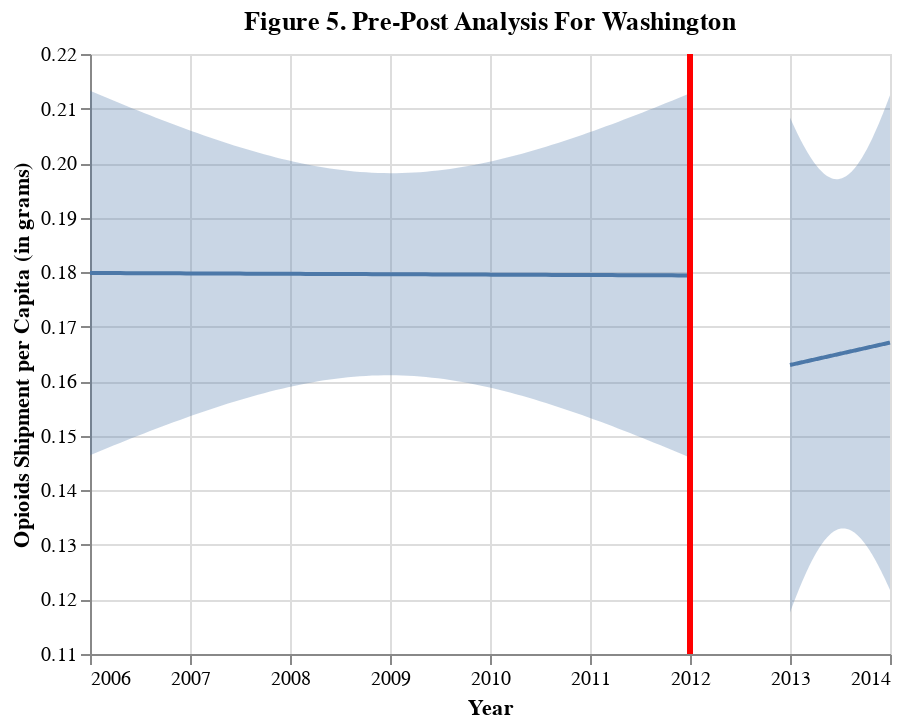

Notebook cell for this chart:
### Markdown cell above
> pre-post opioids

### Code cell
xvar= "TRANSACTION_YEAR"
yvar="opioid_shipment_population_ratio"
analysis = "Figure 5. Pre-Post Analysis For Washington"
target = "Opioids Shipment per Capita (in grams)"
fit, chart = pre_post(WA, yvar, xvar, 2012, analysis, target, alpha=0.05)
chart

### Figure 1 — Vega-Lite specification as saved in the notebook (floating-point values rounded to 4 significant figures)
{"config": {"view": {"continuousWidth": 400, "continuousHeight": 300}}, "layer": [{"data": {"name": "data-bef957846a6f2f4964e21d70d5e49fff"}, "mark": "errorband", "encoding": {"x": {"field": "TRANSACTION_YEAR", "type": "quantitative"}, "y": {"axis": {"title": "Opioids Shipment per Capita (in grams)"}, "field": "ci_low", "type": "quantitative"}, "y2": {"field": "ci_high"}}}, {"data": {"name": "data-ae973d50a7e0208666117008fee9065e"}, "mark": "errorband", "encoding": {"x": {"field": "TRANSACTION_YEAR", "type": "quantitative"}, "y": {"axis": {"title": "Opioids Shipment per Capita (in grams)"}, "field": "ci_low", "type": "quantitative"}, "y2": {"field": "ci_high"}}}, {"data": {"name": "data-bef957846a6f2f4964e21d70d5e49fff"}, "mark": "line", "encoding": {"x": {"axis": {"format": "O", "title": "Year"}, "field": "TRANSACTION_YEAR", "type": "quantitative"}, "y": {"field": "opioid_shipment_population_ratio", "scale": {"zero": false}, "type": "quantitative"}}}, {"data": {"name": "data-ae973d50a7e0208666117008fee9065e"}, "mark": "line", "encoding": {"x": {"axis": {"format": "O", "title": "Year"}, "field": "TRANSACTION_YEAR", "type": "quantitative"}, "y": {"field": "opioid_shipment_population_ratio", "scale": {"zero": false}, "type": "quantitative"}}}, {"data": {"name": "data-093671e60d609957934f7032375c92d9"}, "mark": {"type": "rule", "color": "red", "strokeWidth": 3}, "encoding": {"x": {"field": "x", "type": "quantitative"}}}], "title": "Figure 5. Pre-Post Analysis For Washington", "$schema": "https://vega.github.io/schema/vega-lite/v4.17.0.json", "datasets": {"data-bef957846a6f2f4964e21d70d5e49fff": [{"TRANSACTION_YEAR": 2006.0, "opioid_shipment_population_ratio": 0.1799, "ci_low": 0.1464, "ci_high": 0.2133}, {"TRANSACTION_YEAR": 2006.0, "opioid_shipment_population_ratio": 0.1798, "ci_low": 0.1469, "ci_high": 0.2128}, {"TRANSACTION_YEAR": 2006.0, "opioid_shipment_population_ratio": 0.1798, "ci_low": 0.1474, "ci_high": 0.2123}, {"TRANSACTION_YEAR": 2006.0, "opioid_shipment_population_ratio": 0.1798, "ci_low": 0.1478, "ci_high": 0.2119}, {"TRANSACTION_YEAR": 2006.0, "opioid_shipment_population_ratio": 0.1798, "ci_low": 0.1483, "ci_high": 0.2114}, {"TRANSACTION_YEAR": 2006.0, "opioid_shipment_population_ratio": 0.1798, "ci_low": 0.1487, "ci_high": 0.211}, {"TRANSACTION_YEAR": 2006.0, "opioid_shipment_population_ratio": 0.1798, "ci_low": 0.1491, "ci_high": 0.2105}, {"TRANSACTION_YEAR": 2006.0, "opioid_shipment_population_ratio": 0.1798, "ci_low": 0.1496, "ci_high": 0.2101}, {"TRANSACTION_YEAR": 2006.0, "opioid_shipment_population_ratio": 0.1798, "ci_low": 0.15, "ci_high": 0.2096}, {"TRANSACTION_YEAR": 2007.0, "opioid_shipment_population_ratio": 0.1798, "ci_low": 0.1504, "ci_high": 0.2092}, {"TRANSACTION_YEAR": 2007.0, "opioid_shipment_population_ratio": 0.1798, "ci_low": 0.1509, "ci_high": 0.2087}, {"TRANSACTION_YEAR": 2007.0, "opioid_shipment_population_ratio": 0.1798, "ci_low": 0.1513, "ci_high": 0.2083}, {"TRANSACTION_YEAR": 2007.0, "opioid_shipment_population_ratio": 0.1798, "ci_low": 0.1517, "ci_high": 0.2079}, {"TRANSACTION_YEAR": 2007.0, "opioid_shipment_population_ratio": 0.1798, "ci_low": 0.1521, "ci_high": 0.2075}, {"TRANSACTION_YEAR": 2007.0, "opioid_shipment_population_ratio": 0.1798, "ci_low": 0.1525, "ci_high": 0.2071}, {"TRANSACTION_YEAR": 2007.0, "opioid_shipment_population_ratio": 0.1798, "ci_low": 0.1529, "ci_high": 0.2066}, {"TRANSACTION_YEAR": 2007.0, "opioid_shipment_population_ratio": 0.1798, "ci_low": 0.1533, "ci_high": 0.2062}, {"TRANSACTION_YEAR": 2007.0, "opioid_shipment_population_ratio": 0.1798, "ci_low": 0.1537, "ci_high": 0.2058}, {"TRANSACTION_YEAR": 2007.0, "opioid_shipment_population_ratio": 0.1798, "ci_low": 0.1541, "ci_high": 0.2055}, {"TRANSACTION_YEAR": 2007.0, "opioid_shipment_population_ratio": 0.1798, "ci_low": 0.1545, "ci_high": 0.2051}, {"TRANSACTION_YEAR": 2007.0, "opioid_shipment_population_ratio": 0.1798, "ci_low": 0.1548, "ci_high": 0.2047}, {"TRANSACTION_YEAR": 2007.0, "opioid_shipment_population_ratio": 0.1798, "ci_low": 0.1552, "ci_high": 0.2043}, {"TRANSACTION_YEAR": 2007.0, "opioid_shipment_population_ratio": 0.1798, "ci_low": 0.1556, "ci_high": 0.2039}, {"TRANSACTION_YEAR": 2007.0, "opioid_shipment_population_ratio": 0.1797, "ci_low": 0.1559, "ci_high": 0.2036}, {"TRANSACTION_YEAR": 2007.0, "opioid_shipment_population_ratio": 0.1797, "ci_low": 0.1562, "ci_high": 0.2032}, {"TRANSACTION_YEAR": 2007.0, "opioid_shipment_population_ratio": 0.1797, "ci_low": 0.1566, "ci_high": 0.2029}, {"TRANSACTION_YEAR": 2008.0, "opioid_shipment_population_ratio": 0.1797, "ci_low": 0.1569, "ci_high": 0.2026}, {"TRANSACTION_YEAR": 2008.0, "opioid_shipment_population_ratio": 0.1797, "ci_low": 0.1572, "ci_high": 0.2022}, {"TRANSACTION_YEAR": 2008.0, "opioid_shipment_population_ratio": 0.1797, "ci_low": 0.1575, "ci_high": 0.2019}, {"TRANSACTION_YEAR": 2008.0, "opioid_shipment_population_ratio": 0.1797, "ci_low": 0.1578, "ci_high": 0.2016}, {"TRANSACTION_YEAR": 2008.0, "opioid_shipment_population_ratio": 0.1797, "ci_low": 0.1581, "ci_high": 0.2013}, {"TRANSACTION_YEAR": 2008.0, "opioid_shipment_population_ratio": 0.1797, "ci_low": 0.1584, "ci_high": 0.201}, {"TRANSACTION_YEAR": 2008.0, "opioid_shipment_population_ratio": 0.1797, "ci_low": 0.1587, "ci_high": 0.2008}, {"TRANSACTION_YEAR": 2008.0, "opioid_shipment_population_ratio": 0.1797, "ci_low": 0.1589, "ci_high": 0.2005}, {"TRANSACTION_YEAR": 2008.0, "opioid_shipment_population_ratio": 0.1797, "ci_low": 0.1591, "ci_high": 0.2003}, {"TRANSACTION_YEAR": 2008.0, "opioid_shipment_population_ratio": 0.1797, "ci_low": 0.1594, "ci_high": 0.2}, {"TRANSACTION_YEAR": 2008.0, "opioid_shipment_population_ratio": 0.1797, "ci_low": 0.1596, "ci_high": 0.1998}, {"TRANSACTION_YEAR": 2008.0, "opioid_shipment_population_ratio": 0.1797, "ci_low": 0.1598, "ci_high": 0.1996}, {"TRANSACTION_YEAR": 2008.0, "opioid_shipment_population_ratio": 0.1797, "ci_low": 0.16, "ci_high": 0.1994}, {"TRANSACTION_YEAR": 2008.0, "opioid_shipment_population_ratio": 0.1797, "ci_low": 0.1602, "ci_high": 0.1992}, {"TRANSACTION_YEAR": 2008.0, "opioid_shipment_population_ratio": 0.1797, "ci_low": 0.1603, "ci_high": 0.199}, {"TRANSACTION_YEAR": 2008.0, "opioid_shipment_population_ratio": 0.1797, "ci_low": 0.1605, "ci_high": 0.1989}, {"TRANSACTION_YEAR": 2009.0, "opioid_shipment_population_ratio": 0.1797, "ci_low": 0.1606, "ci_high": 0.1987}, {"TRANSACTION_YEAR": 2009.0, "opioid_shipment_population_ratio": 0.1797, "ci_low": 0.1607, "ci_high": 0.1986}, {"TRANSACTION_YEAR": 2009.0, "opioid_shipment_population_ratio": 0.1797, "ci_low": 0.1608, "ci_high": 0.1985}, {"TRANSACTION_YEAR": 2009.0, "opioid_shipment_population_ratio": 0.1796, "ci_low": 0.1609, "ci_high": 0.1984}, {"TRANSACTION_YEAR": 2009.0, "opioid_shipment_population_ratio": 0.1796, "ci_low": 0.161, "ci_high": 0.1983}, {"TRANSACTION_YEAR": 2009.0, "opioid_shipment_population_ratio": 0.1796, "ci_low": 0.161, "ci_high": 0.1982}, {"TRANSACTION_YEAR": 2009.0, "opioid_shipment_population_ratio": 0.1796, "ci_low": 0.1611, "ci_high": 0.1982}, {"TRANSACTION_YEAR": 2009.0, "opioid_shipment_population_ratio": 0.1796, "ci_low": 0.1611, "ci_high": 0.1982}, {"TRANSACTION_YEAR": 2009.0, "opioid_shipment_population_ratio": 0.1796, "ci_low": 0.1611, "ci_high": 0.1982}, {"TRANSACTION_YEAR": 2009.0, "opioid_shipment_population_ratio": 0.1796, "ci_low": 0.1611, "ci_high": 0.1982}, {"TRANSACTION_YEAR": 2009.0, "opioid_shipment_population_ratio": 0.1796, "ci_low": 0.1611, "ci_high": 0.1982}, {"TRANSACTION_YEAR": 2009.0, "opioid_shipment_population_ratio": 0.1796, "ci_low": 0.161, "ci_high": 0.1982}, {"TRANSACTION_YEAR": 2009.0, "opioid_shipment_population_ratio": 0.1796, "ci_low": 0.1609, "ci_high": 0.1983}, {"TRANSACTION_YEAR": 2009.0, "opioid_shipment_population_ratio": 0.1796, "ci_low": 0.1609, "ci_high": 0.1983}, {"TRANSACTION_YEAR": 2009.0, "opioid_shipment_population_ratio": 0.1796, "ci_low": 0.1608, "ci_high": 0.1984}, {"TRANSACTION_YEAR": 2009.0, "opioid_shipment_population_ratio": 0.1796, "ci_low": 0.1607, "ci_high": 0.1985}, {"TRANSACTION_YEAR": 2009.0, "opioid_shipment_population_ratio": 0.1796, "ci_low": 0.1605, "ci_high": 0.1986}, {"TRANSACTION_YEAR": 2010.0, "opioid_shipment_population_ratio": 0.1796, "ci_low": 0.1604, "ci_high": 0.1988}, {"TRANSACTION_YEAR": 2010.0, "opioid_shipment_population_ratio": 0.1796, "ci_low": 0.1602, "ci_high": 0.1989}, {"TRANSACTION_YEAR": 2010.0, "opioid_shipment_population_ratio": 0.1796, "ci_low": 0.1601, "ci_high": 0.1991}, {"TRANSACTION_YEAR": 2010.0, "opioid_shipment_population_ratio": 0.1796, "ci_low": 0.1599, "ci_high": 0.1993}, {"TRANSACTION_YEAR": 2010.0, "opioid_shipment_population_ratio": 0.1796, "ci_low": 0.1597, "ci_high": 0.1995}, {"TRANSACTION_YEAR": 2010.0, "opioid_shipment_population_ratio": 0.1796, "ci_low": 0.1595, "ci_high": 0.1997}, {"TRANSACTION_YEAR": 2010.0, "opioid_shipment_population_ratio": 0.1796, "ci_low": 0.1592, "ci_high": 0.1999}, {"TRANSACTION_YEAR": 2010.0, "opioid_shipment_population_ratio": 0.1796, "ci_low": 0.159, "ci_high": 0.2001}, {"TRANSACTION_YEAR": 2010.0, "opioid_shipment_population_ratio": 0.1796, "ci_low": 0.1588, "ci_high": 0.2003}, {"TRANSACTION_YEAR": 2010.0, "opioid_shipment_population_ratio": 0.1795, "ci_low": 0.1585, "ci_high": 0.2006}, {"TRANSACTION_YEAR": 2010.0, "opioid_shipment_population_ratio": 0.1795, "ci_low": 0.1582, "ci_high": 0.2009}, {"TRANSACTION_YEAR": 2010.0, "opioid_shipment_population_ratio": 0.1795, "ci_low": 0.1579, "ci_high": 0.2011}, {"TRANSACTION_YEAR": 2010.0, "opioid_shipment_population_ratio": 0.1795, "ci_low": 0.1576, "ci_high": 0.2014}, {"TRANSACTION_YEAR": 2010.0, "opioid_shipment_population_ratio": 0.1795, "ci_low": 0.1573, "ci_high": 0.2017}, {"TRANSACTION_YEAR": 2010.0, "opioid_shipment_population_ratio": 0.1795, "ci_low": 0.157, "ci_high": 0.202}, {"TRANSACTION_YEAR": 2010.0, "opioid_shipment_population_ratio": 0.1795, "ci_low": 0.1567, "ci_high": 0.2024}, {"TRANSACTION_YEAR": 2010.0, "opioid_shipment_population_ratio": 0.1795, "ci_low": 0.1564, "ci_high": 0.2027}, {"TRANSACTION_YEAR": 2011.0, "opioid_shipment_population_ratio": 0.1795, "ci_low": 0.156, "ci_high": 0.203}, {"TRANSACTION_YEAR": 2011.0, "opioid_shipment_population_ratio": 0.1795, "ci_low": 0.1557, "ci_high": 0.2033}, {"TRANSACTION_YEAR": 2011.0, "opioid_shipment_population_ratio": 0.1795, "ci_low": 0.1553, "ci_high": 0.2037}, {"TRANSACTION_YEAR": 2011.0, "opioid_shipment_population_ratio": 0.1795, "ci_low": 0.1549, "ci_high": 0.2041}, {"TRANSACTION_YEAR": 2011.0, "opioid_shipment_population_ratio": 0.1795, "ci_low": 0.1546, "ci_high": 0.2044}, {"TRANSACTION_YEAR": 2011.0, "opioid_shipment_population_ratio": 0.1795, "ci_low": 0.1542, "ci_high": 0.2048}, {"TRANSACTION_YEAR": 2011.0, "opioid_shipment_population_ratio": 0.1795, "ci_low": 0.1538, "ci_high": 0.2052}, {"TRANSACTION_YEAR": 2011.0, "opioid_shipment_population_ratio": 0.1795, "ci_low": 0.1534, "ci_high": 0.2056}, {"TRANSACTION_YEAR": 2011.0, "opioid_shipment_population_ratio": 0.1795, "ci_low": 0.153, "ci_high": 0.2059}, {"TRANSACTION_YEAR": 2011.0, "opioid_shipment_population_ratio": 0.1795, "ci_low": 0.1526, "ci_high": 0.2063}, {"TRANSACTION_YEAR": 2011.0, "opioid_shipment_population_ratio": 0.1795, "ci_low": 0.1522, "ci_high": 0.2067}, {"TRANSACTION_YEAR": 2011.0, "opioid_shipment_population_ratio": 0.1795, "ci_low": 0.1518, "ci_high": 0.2071}, {"TRANSACTION_YEAR": 2011.0, "opioid_shipment_population_ratio": 0.1795, "ci_low": 0.1514, "ci_high": 0.2076}, {"TRANSACTION_YEAR": 2011.0, "opioid_shipment_population_ratio": 0.1795, "ci_low": 0.1509, "ci_high": 0.208}, {"TRANSACTION_YEAR": 2011.0, "opioid_shipment_population_ratio": 0.1794, "ci_low": 0.1505, "ci_high": 0.2084}, {"TRANSACTION_YEAR": 2011.0, "opioid_shipment_population_ratio": 0.1794, "ci_low": 0.1501, "ci_high": 0.2088}, {"TRANSACTION_YEAR": 2012.0, "opioid_shipment_population_ratio": 0.1794, "ci_low": 0.1496, "ci_high": 0.2092}, {"TRANSACTION_YEAR": 2012.0, "opioid_shipment_population_ratio": 0.1794, "ci_low": 0.1492, "ci_high": 0.2097}, {"TRANSACTION_YEAR": 2012.0, "opioid_shipment_population_ratio": 0.1794, "ci_low": 0.1487, "ci_high": 0.2101}, {"TRANSACTION_YEAR": 2012.0, "opioid_shipment_population_ratio": 0.1794, "ci_low": 0.1483, "ci_high": 0.2106}, {"TRANSACTION_YEAR": 2012.0, "opioid_shipment_population_ratio": 0.1794, "ci_low": 0.1478, "ci_high": 0.211}, {"TRANSACTION_YEAR": 2012.0, "opioid_shipment_population_ratio": 0.1794, "ci_low": 0.1474, "ci_high": 0.2114}, {"TRANSACTION_YEAR": 2012.0, "opioid_shipment_population_ratio": 0.1794, "ci_low": 0.1469, "ci_high": 0.2119}, {"TRANSACTION_YEAR": 2012.0, "opioid_shipment_population_ratio": 0.1794, "ci_low": 0.1465, "ci_high": 0.2123}, {"TRANSACTION_YEAR": 2012.0, "opioid_shipment_population_ratio": 0.1794, "ci_low": 0.146, "ci_high": 0.2128}], "data-ae973d50a7e0208666117008fee9065e": [{"TRANSACTION_YEAR": 2013.0, "opioid_shipment_population_ratio": 0.163, "ci_low": 0.1176, "ci_high": 0.2083}, {"TRANSACTION_YEAR": 2013.0, "opioid_shipment_population_ratio": 0.163, "ci_low": 0.1181, "ci_high": 0.2079}, {"TRANSACTION_YEAR": 2013.0, "opioid_shipment_population_ratio": 0.1631, "ci_low": 0.1186, "ci_high": 0.2075}, {"TRANSACTION_YEAR": 2013.0, "opioid_shipment_population_ratio": 0.1631, "ci_low": 0.1191, "ci_high": 0.2071}, {"TRANSACTION_YEAR": 2013.0, "opioid_shipment_population_ratio": 0.1631, "ci_low": 0.1196, "ci_high": 0.2067}, {"TRANSACTION_YEAR": 2013.0, "opioid_shipment_population_ratio": 0.1632, "ci_low": 0.12, "ci_high": 0.2063}, {"TRANSACTION_YEAR": 2013.0, "opioid_shipment_population_ratio": 0.1632, "ci_low": 0.1205, "ci_high": 0.206}, {"TRANSACTION_YEAR": 2013.0, "opioid_shipment_population_ratio": 0.1633, "ci_low": 0.121, "ci_high": 0.2056}, {"TRANSACTION_YEAR": 2013.0, "opioid_shipment_population_ratio": 0.1633, "ci_low": 0.1214, "ci_high": 0.2052}, {"TRANSACTION_YEAR": 2013.0, "opioid_shipment_population_ratio": 0.1634, "ci_low": 0.1219, "ci_high": 0.2048}, {"TRANSACTION_YEAR": 2013.0, "opioid_shipment_population_ratio": 0.1634, "ci_low": 0.1223, "ci_high": 0.2045}, {"TRANSACTION_YEAR": 2013.0, "opioid_shipment_population_ratio": 0.1634, "ci_low": 0.1228, "ci_high": 0.2041}, {"TRANSACTION_YEAR": 2013.0, "opioid_shipment_population_ratio": 0.1635, "ci_low": 0.1232, "ci_high": 0.2038}, {"TRANSACTION_YEAR": 2013.0, "opioid_shipment_population_ratio": 0.1635, "ci_low": 0.1236, "ci_high": 0.2034}, {"TRANSACTION_YEAR": 2013.0, "opioid_shipment_population_ratio": 0.1636, "ci_low": 0.124, "ci_high": 0.2031}, {"TRANSACTION_YEAR": 2013.0, "opioid_shipment_population_ratio": 0.1636, "ci_low": 0.1244, "ci_high": 0.2028}, {"TRANSACTION_YEAR": 2013.0, "opioid_shipment_population_ratio": 0.1636, "ci_low": 0.1248, "ci_high": 0.2024}, {"TRANSACTION_YEAR": 2013.0, "opioid_shipment_population_ratio": 0.1637, "ci_low": 0.1252, "ci_high": 0.2021}, {"TRANSACTION_YEAR": 2013.0, "opioid_shipment_population_ratio": 0.1637, "ci_low": 0.1256, "ci_high": 0.2018}, {"TRANSACTION_YEAR": 2013.0, "opioid_shipment_population_ratio": 0.1638, "ci_low": 0.126, "ci_high": 0.2015}, {"TRANSACTION_YEAR": 2013.0, "opioid_shipment_population_ratio": 0.1638, "ci_low": 0.1264, "ci_high": 0.2012}, {"TRANSACTION_YEAR": 2013.0, "opioid_shipment_population_ratio": 0.1638, "ci_low": 0.1268, "ci_high": 0.2009}, {"TRANSACTION_YEAR": 2013.0, "opioid_shipment_population_ratio": 0.1639, "ci_low": 0.1271, "ci_high": 0.2007}, {"TRANSACTION_YEAR": 2013.0, "opioid_shipment_population_ratio": 0.1639, "ci_low": 0.1275, "ci_high": 0.2004}, {"TRANSACTION_YEAR": 2013.0, "opioid_shipment_population_ratio": 0.164, "ci_low": 0.1278, "ci_high": 0.2001}, {"TRANSACTION_YEAR": 2013.0, "opioid_shipment_population_ratio": 0.164, "ci_low": 0.1281, "ci_high": 0.1999}, {"TRANSACTION_YEAR": 2013.0, "opioid_shipment_population_ratio": 0.1641, "ci_low": 0.1285, "ci_high": 0.1996}, {"TRANSACTION_YEAR": 2013.0, "opioid_shipment_population_ratio": 0.1641, "ci_low": 0.1288, "ci_high": 0.1994}, {"TRANSACTION_YEAR": 2013.0, "opioid_shipment_population_ratio": 0.1641, "ci_low": 0.1291, "ci_high": 0.1992}, {"TRANSACTION_YEAR": 2013.0, "opioid_shipment_population_ratio": 0.1642, "ci_low": 0.1294, "ci_high": 0.199}, {"TRANSACTION_YEAR": 2013.0, "opioid_shipment_population_ratio": 0.1642, "ci_low": 0.1297, "ci_high": 0.1988}, {"TRANSACTION_YEAR": 2013.0, "opioid_shipment_population_ratio": 0.1643, "ci_low": 0.1299, "ci_high": 0.1986}, {"TRANSACTION_YEAR": 2013.0, "opioid_shipment_population_ratio": 0.1643, "ci_low": 0.1302, "ci_high": 0.1984}, {"TRANSACTION_YEAR": 2013.0, "opioid_shipment_population_ratio": 0.1643, "ci_low": 0.1305, "ci_high": 0.1982}, {"TRANSACTION_YEAR": 2013.0, "opioid_shipment_population_ratio": 0.1644, "ci_low": 0.1307, "ci_high": 0.1981}, {"TRANSACTION_YEAR": 2013.0, "opioid_shipment_population_ratio": 0.1644, "ci_low": 0.1309, "ci_high": 0.1979}, {"TRANSACTION_YEAR": 2013.0, "opioid_shipment_population_ratio": 0.1645, "ci_low": 0.1312, "ci_high": 0.1978}, {"TRANSACTION_YEAR": 2013.0, "opioid_shipment_population_ratio": 0.1645, "ci_low": 0.1314, "ci_high": 0.1976}, {"TRANSACTION_YEAR": 2013.0, "opioid_shipment_population_ratio": 0.1645, "ci_low": 0.1316, "ci_high": 0.1975}, {"TRANSACTION_YEAR": 2013.0, "opioid_shipment_population_ratio": 0.1646, "ci_low": 0.1317, "ci_high": 0.1974}, {"TRANSACTION_YEAR": 2013.0, "opioid_shipment_population_ratio": 0.1646, "ci_low": 0.1319, "ci_high": 0.1973}, {"TRANSACTION_YEAR": 2013.0, "opioid_shipment_population_ratio": 0.1647, "ci_low": 0.1321, "ci_high": 0.1973}, {"TRANSACTION_YEAR": 2013.0, "opioid_shipment_population_ratio": 0.1647, "ci_low": 0.1322, "ci_high": 0.1972}, {"TRANSACTION_YEAR": 2013.0, "opioid_shipment_population_ratio": 0.1648, "ci_low": 0.1324, "ci_high": 0.1971}, {"TRANSACTION_YEAR": 2013.0, "opioid_shipment_population_ratio": 0.1648, "ci_low": 0.1325, "ci_high": 0.1971}, {"TRANSACTION_YEAR": 2013.0, "opioid_shipment_population_ratio": 0.1648, "ci_low": 0.1326, "ci_high": 0.1971}, {"TRANSACTION_YEAR": 2013.0, "opioid_shipment_population_ratio": 0.1649, "ci_low": 0.1327, "ci_high": 0.1971}, {"TRANSACTION_YEAR": 2013.0, "opioid_shipment_population_ratio": 0.1649, "ci_low": 0.1328, "ci_high": 0.1971}, {"TRANSACTION_YEAR": 2013.0, "opioid_shipment_population_ratio": 0.165, "ci_low": 0.1329, "ci_high": 0.1971}, {"TRANSACTION_YEAR": 2013.0, "opioid_shipment_population_ratio": 0.165, "ci_low": 0.1329, "ci_high": 0.1971}, {"TRANSACTION_YEAR": 2013.0, "opioid_shipment_population_ratio": 0.165, "ci_low": 0.133, "ci_high": 0.1971}, {"TRANSACTION_YEAR": 2014.0, "opioid_shipment_population_ratio": 0.1651, "ci_low": 0.133, "ci_high": 0.1972}, {"TRANSACTION_YEAR": 2014.0, "opioid_shipment_population_ratio": 0.1651, "ci_low": 0.133, "ci_high": 0.1972}, {"TRANSACTION_YEAR": 2014.0, "opioid_shipment_population_ratio": 0.1652, "ci_low": 0.133, "ci_high": 0.1973}, {"TRANSACTION_YEAR": 2014.0, "opioid_shipment_population_ratio": 0.1652, "ci_low": 0.133, "ci_high": 0.1974}, {"TRANSACTION_YEAR": 2014.0, "opioid_shipment_population_ratio": 0.1652, "ci_low": 0.133, "ci_high": 0.1975}, {"TRANSACTION_YEAR": 2014.0, "opioid_shipment_population_ratio": 0.1653, "ci_low": 0.133, "ci_high": 0.1976}, {"TRANSACTION_YEAR": 2014.0, "opioid_shipment_population_ratio": 0.1653, "ci_low": 0.1329, "ci_high": 0.1977}, {"TRANSACTION_YEAR": 2014.0, "opioid_shipment_population_ratio": 0.1654, "ci_low": 0.1329, "ci_high": 0.1979}, {"TRANSACTION_YEAR": 2014.0, "opioid_shipment_population_ratio": 0.1654, "ci_low": 0.1328, "ci_high": 0.198}, {"TRANSACTION_YEAR": 2014.0, "opioid_shipment_population_ratio": 0.1654, "ci_low": 0.1327, "ci_high": 0.1982}, {"TRANSACTION_YEAR": 2014.0, "opioid_shipment_population_ratio": 0.1655, "ci_low": 0.1326, "ci_high": 0.1983}, {"TRANSACTION_YEAR": 2014.0, "opioid_shipment_population_ratio": 0.1655, "ci_low": 0.1325, "ci_high": 0.1985}, {"TRANSACTION_YEAR": 2014.0, "opioid_shipment_population_ratio": 0.1656, "ci_low": 0.1324, "ci_high": 0.1987}, {"TRANSACTION_YEAR": 2014.0, "opioid_shipment_population_ratio": 0.1656, "ci_low": 0.1323, "ci_high": 0.1989}, {"TRANSACTION_YEAR": 2014.0, "opioid_shipment_population_ratio": 0.1657, "ci_low": 0.1322, "ci_high": 0.1991}, {"TRANSACTION_YEAR": 2014.0, "opioid_shipment_population_ratio": 0.1657, "ci_low": 0.132, "ci_high": 0.1994}, {"TRANSACTION_YEAR": 2014.0, "opioid_shipment_population_ratio": 0.1657, "ci_low": 0.1319, "ci_high": 0.1996}, {"TRANSACTION_YEAR": 2014.0, "opioid_shipment_population_ratio": 0.1658, "ci_low": 0.1317, "ci_high": 0.1999}, {"TRANSACTION_YEAR": 2014.0, "opioid_shipment_population_ratio": 0.1658, "ci_low": 0.1315, "ci_high": 0.2001}, {"TRANSACTION_YEAR": 2014.0, "opioid_shipment_population_ratio": 0.1659, "ci_low": 0.1313, "ci_high": 0.2004}, {"TRANSACTION_YEAR": 2014.0, "opioid_shipment_population_ratio": 0.1659, "ci_low": 0.1311, "ci_high": 0.2007}, {"TRANSACTION_YEAR": 2014.0, "opioid_shipment_population_ratio": 0.1659, "ci_low": 0.1309, "ci_high": 0.201}, {"TRANSACTION_YEAR": 2014.0, "opioid_shipment_population_ratio": 0.166, "ci_low": 0.1307, "ci_high": 0.2013}, {"TRANSACTION_YEAR": 2014.0, "opioid_shipment_population_ratio": 0.166, "ci_low": 0.1304, "ci_high": 0.2016}, {"TRANSACTION_YEAR": 2014.0, "opioid_shipment_population_ratio": 0.1661, "ci_low": 0.1302, "ci_high": 0.2019}, {"TRANSACTION_YEAR": 2014.0, "opioid_shipment_population_ratio": 0.1661, "ci_low": 0.13, "ci_high": 0.2023}, {"TRANSACTION_YEAR": 2014.0, "opioid_shipment_population_ratio": 0.1661, "ci_low": 0.1297, "ci_high": 0.2026}, {"TRANSACTION_YEAR": 2014.0, "opioid_shipment_population_ratio": 0.1662, "ci_low": 0.1294, "ci_high": 0.203}, {"TRANSACTION_YEAR": 2014.0, "opioid_shipment_population_ratio": 0.1662, "ci_low": 0.1291, "ci_high": 0.2033}, {"TRANSACTION_YEAR": 2014.0, "opioid_shipment_population_ratio": 0.1663, "ci_low": 0.1289, "ci_high": 0.2037}, {"TRANSACTION_YEAR": 2014.0, "opioid_shipment_population_ratio": 0.1663, "ci_low": 0.1286, "ci_high": 0.2041}, {"TRANSACTION_YEAR": 2014.0, "opioid_shipment_population_ratio": 0.1664, "ci_low": 0.1283, "ci_high": 0.2044}, {"TRANSACTION_YEAR": 2014.0, "opioid_shipment_population_ratio": 0.1664, "ci_low": 0.128, "ci_high": 0.2048}, {"TRANSACTION_YEAR": 2014.0, "opioid_shipment_population_ratio": 0.1664, "ci_low": 0.1276, "ci_high": 0.2052}, {"TRANSACTION_YEAR": 2014.0, "opioid_shipment_population_ratio": 0.1665, "ci_low": 0.1273, "ci_high": 0.2056}, {"TRANSACTION_YEAR": 2014.0, "opioid_shipment_population_ratio": 0.1665, "ci_low": 0.127, "ci_high": 0.206}, {"TRANSACTION_YEAR": 2014.0, "opioid_shipment_population_ratio": 0.1666, "ci_low": 0.1267, "ci_high": 0.2065}, {"TRANSACTION_YEAR": 2014.0, "opioid_shipment_population_ratio": 0.1666, "ci_low": 0.1263, "ci_high": 0.2069}, {"TRANSACTION_YEAR": 2014.0, "opioid_shipment_population_ratio": 0.1666, "ci_low": 0.126, "ci_high": 0.2073}, {"TRANSACTION_YEAR": 2014.0, "opioid_shipment_population_ratio": 0.1667, "ci_low": 0.1256, "ci_high": 0.2078}, {"TRANSACTION_YEAR": 2014.0, "opioid_shipment_population_ratio": 0.1667, "ci_low": 0.1252, "ci_high": 0.2082}, {"TRANSACTION_YEAR": 2014.0, "opioid_shipment_population_ratio": 0.1668, "ci_low": 0.1249, "ci_high": 0.2087}, {"TRANSACTION_YEAR": 2014.0, "opioid_shipment_population_ratio": 0.1668, "ci_low": 0.1245, "ci_high": 0.2091}, {"TRANSACTION_YEAR": 2014.0, "opioid_shipment_population_ratio": 0.1668, "ci_low": 0.1241, "ci_high": 0.2096}, {"TRANSACTION_YEAR": 2014.0, "opioid_shipment_population_ratio": 0.1669, "ci_low": 0.1237, "ci_high": 0.21}, {"TRANSACTION_YEAR": 2014.0, "opioid_shipment_population_ratio": 0.1669, "ci_low": 0.1233, "ci_high": 0.2105}, {"TRANSACTION_YEAR": 2014.0, "opioid_shipment_population_ratio": 0.167, "ci_low": 0.1229, "ci_high": 0.211}, {"TRANSACTION_YEAR": 2014.0, "opioid_shipment_population_ratio": 0.167, "ci_low": 0.1225, "ci_high": 0.2115}, {"TRANSACTION_YEAR": 2014.0, "opioid_shipment_population_ratio": 0.1671, "ci_low": 0.1221, "ci_high": 0.212}, {"TRANSACTION_YEAR": 2014.0, "opioid_shipment_population_ratio": 0.1671, "ci_low": 0.1217, "ci_high": 0.2125}], "data-093671e60d609957934f7032375c92d9": [{"x": 2012}]}}
